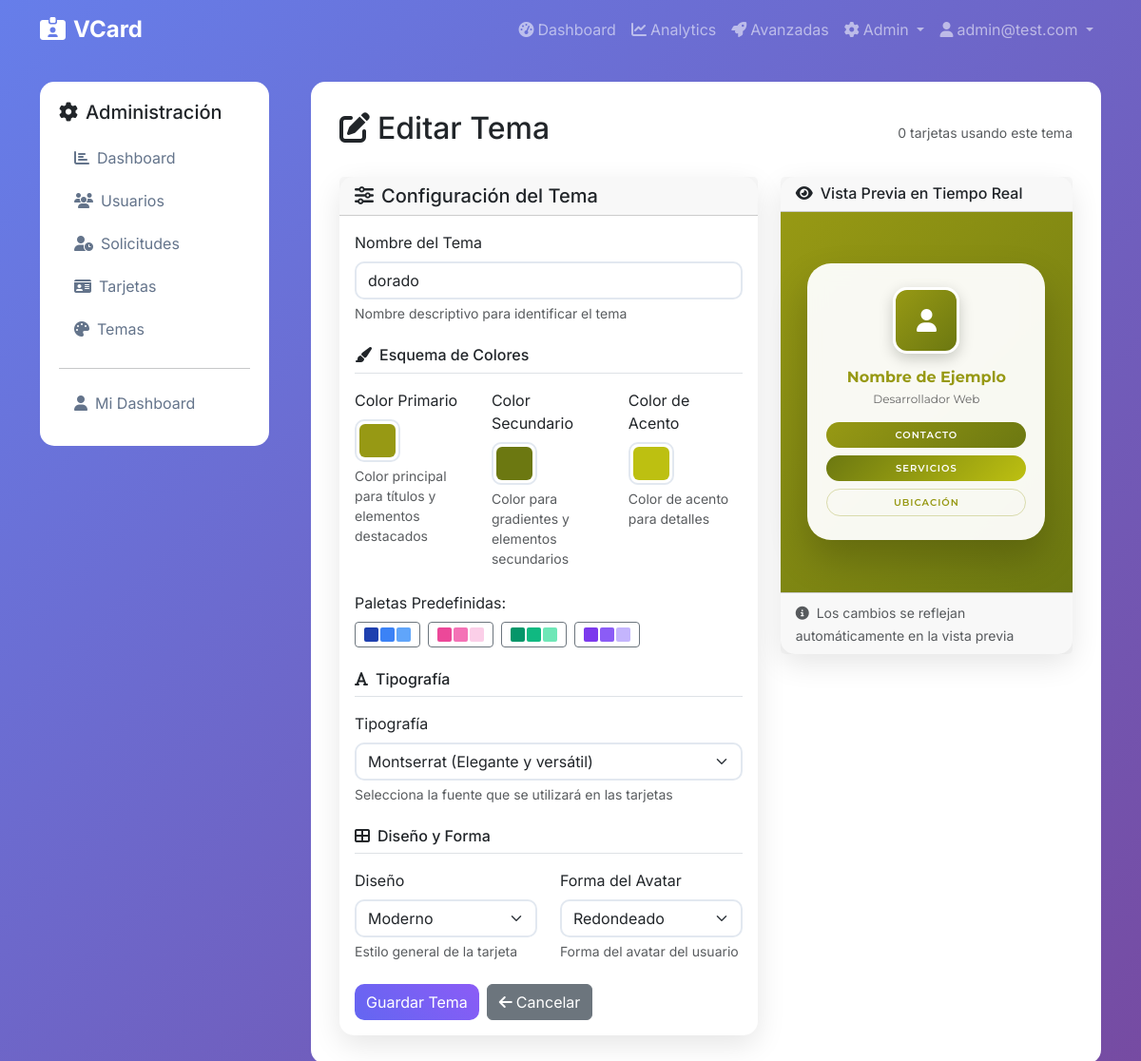
The page /admin/themes/6/edit (signed in) on the database as committed earlier.
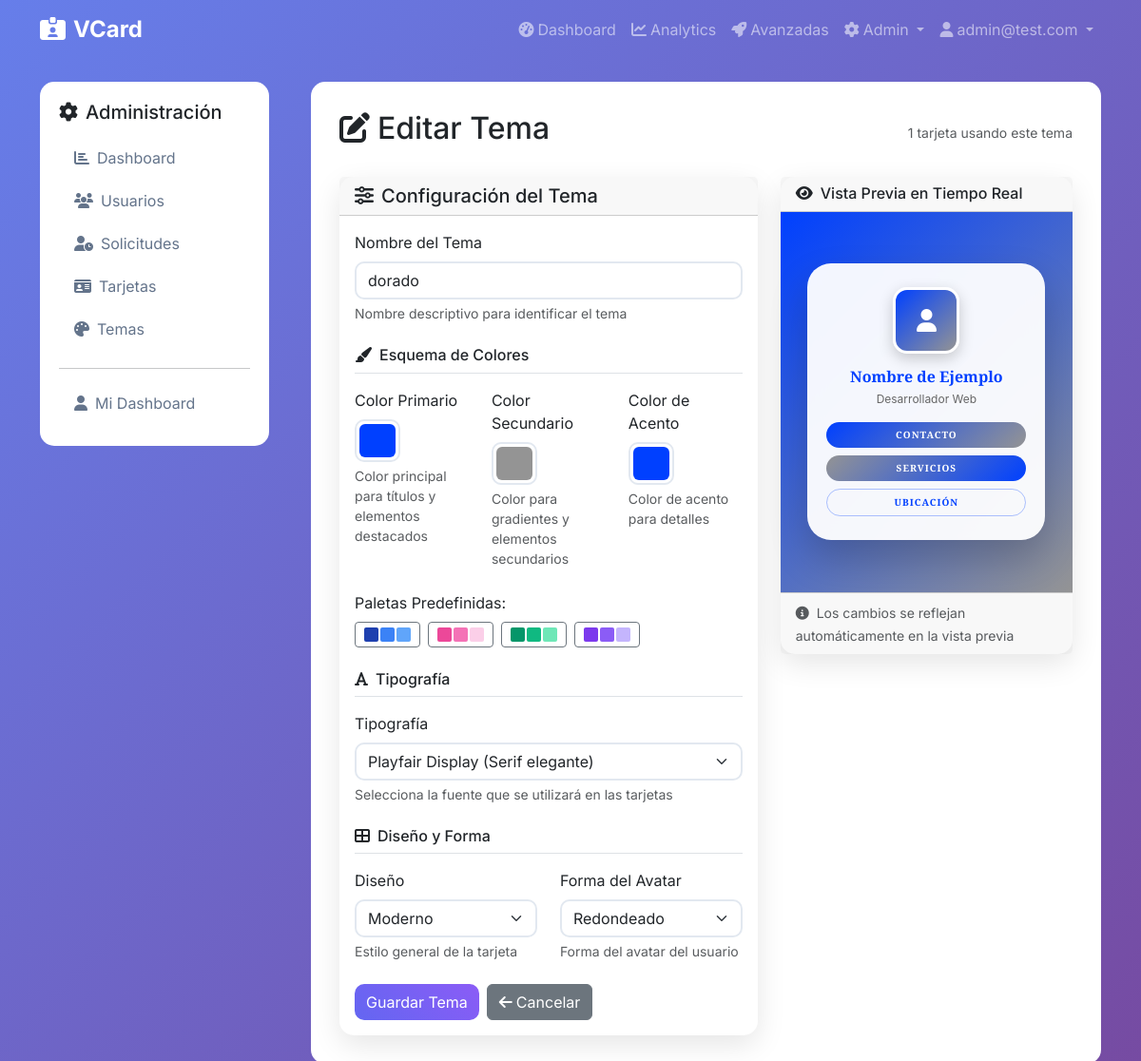
The same page on the database as committed later.
### app/models.py (models this page shows, shortened)
class Theme(db.Model):
    id = db.Column(db.Integer, primary_key=True)
    name = db.Column(db.String(100), nullable=False)
    template_name = db.Column(db.String(50), default='classic')  # template file name (classic, mobile, elegant, etc.)
    primary_color = db.Column(db.String(7), default='#6366f1')  # hex color
    secondary_color = db.Column(db.String(7), default='#8b5cf6')
    accent_color = db.Column(db.String(7), default='#ec4899')
    avatar_border_color = db.Column(db.String(7), default='#ffffff')  # avatar border color
    font_family = db.Column(db.String(100), default='Inter')
    layout = db.Column(Enum('classic', 'modern', 'minimal', name='theme_layouts'), default='modern')
    avatar_shape = db.Column(Enum('circle', 'rounded', 'square', 'rectangle', name='avatar_shapes'), default='circle')
    bg_image_path = db.Column(db.String(255))  # optional background image
    preview_image = db.Column(db.String(255))  # preview screenshot for theme selection
    is_active = db.Column(db.Boolean, default=True)  # admin can disable themes
    is_global = db.Column(db.Boolean, default=False)  # True for admin themes visible to all, False for personal themes
    created_by_id = db.Column(db.Integer, db.ForeignKey('user.id'), nullable=True)  # NULL for admin themes, user_id for personal themes
    created_at = db.Column(db.DateTime, default=datetime.utcnow)
    cards = db.relationship('Card', backref='theme', lazy='dynamic')

### app/admin/routes.py (the view, shortened to what this page needs)
@bp.route('/themes/<int:id>/edit', methods=['GET', 'POST'])
@login_required
@admin_required
def edit_theme(id):
    theme = Theme.query.get_or_404(id)
    form = ThemeForm(obj=theme)
    return render_template('admin/theme_form.html', form=form, theme=theme, title='Editar Tema')

### app/models.py (called while the page is built)
    def is_admin(self):
        return self.role == 'admin'

### app/utils.py (called while the page is built)
def admin_required(f):
    from functools import wraps
    from flask import abort
    from flask_login import current_user
    @wraps(f)
    def decorated_function(*args, **kwargs):
        if not current_user.is_authenticated or not current_user.is_admin():
            abort(403)
        return f(*args, **kwargs)
    return decorated_function

### app/templates/admin/theme_form.html (shortened to what the changed rows need)
{% extends "base.html" %}
{% block content %}
<div class="row">
    <div class="col-md-9">
        <div class="main-content">
            <div class="d-flex justify-content-between align-items-center mb-4">
                <h2>
                    <i class="fas fa-{{ 'plus' if not theme else 'edit' }} me-2"></i>{{ title }}
                </h2>
                {% if theme %}
                    <div class="text-muted">
                        <small>{{ theme.cards.count() }} tarjeta{{ 's' if theme.cards.count() != 1 else '' }} usando este tema</small>
                    </div>
                {% endif %}
            </div>
            <div class="row">
                <div class="col-lg-7">
                    <div class="card">
                        <div class="card-body">
                            <form method="POST" id="theme-form">
                                <div class="mb-4">
                                    {{ form.name.label(class="form-label required") }}
                                    {{ form.name() }}
                                    <div class="form-text">Nombre descriptivo para identificar el tema</div>
                                </div>
                                <div class="row mb-4">
                                    <div class="col-4">
                                        {{ form.primary_color.label(class="form-label") }}
                                        {{ form.primary_color(onchange="updatePreview()") }}
                                        <small class="form-text d-block">Color principal para títulos y elementos destacados</small>
                                    </div>
                                    <div class="col-4">
                                        {{ form.secondary_color.label(class="form-label") }}
                                        {{ form.secondary_color(onchange="updatePreview()") }}
                                        <small class="form-text d-block">Color para gradientes y elementos secundarios</small>
                                    </div>
                                    <div class="col-4">
                                        {{ form.accent_color.label(class="form-label") }}
                                        {{ form.accent_color(onchange="updatePreview()") }}
                                        <small class="form-text d-block">Color de acento para detalles</small>
                                    </div>
                                </div>
                                <div class="mb-4">
                                    {{ form.font_family.label(class="form-label") }}
                                    {{ form.font_family(onchange="updatePreview()") }}
                                    <div class="form-text">Selecciona la fuente que se utilizará en las tarjetas</div>
                                </div>
                                <div class="row mb-4">
                                    <div class="col-6">
                                        {{ form.layout.label(class="form-label") }}
                                        {{ form.layout(onchange="updatePreview()") }}
                                        <div class="form-text">Estilo general de la tarjeta</div>
                                    </div>
                                    <div class="col-6">
                                        {{ form.avatar_shape.label(class="form-label") }}
                                        {{ form.avatar_shape(onchange="updatePreview()") }}
                                        <div class="form-text">Forma del avatar del usuario</div>
                                    </div>
                                </div>
                            </form>
                        </div>
                    </div>
                </div>
                <div class="col-lg-5">
                    <div class="card sticky-top" style="top: 20px;">
                        <div class="card-body p-0">
                            <div id="preview-container" style="
                                background: linear-gradient(135deg, var(--preview-primary, {{ theme.primary_color if theme else '#6366f1' }}), var(--preview-secondary, {{ theme.secondary_color if theme else '#8b5cf6' }}));
                                min-height: 400px;
                                padding: 20px;
                                display: flex;
                                align-items: center;
                                justify-content: center;
                            ">
                                <div id="admin-preview-card" class="preview-card" style="
                                    max-width: 250px;
                                    width: 100%;
                                    text-align: center;
                                    font-family: var(--preview-font, '{{ theme.font_family if theme else 'Inter' }}'), sans-serif;
                                    transition: all 0.3s ease;
                                ">
                                    <div id="preview-avatar" style="
                                        width: 70px;
                                        height: 70px;
                                        margin: 0 auto 15px;
                                        overflow: hidden;
                                        border: 3px solid white;
                                        box-shadow: 0 5px 15px rgba(0,0,0,0.2);
                                        background: linear-gradient(135deg, var(--preview-primary, {{ theme.primary_color if theme else '#6366f1' }}), var(--preview-secondary, {{ theme.secondary_color if theme else '#8b5cf6' }}));
                                        display: flex;
                                        align-items: center;
                                        justify-content: center;
                                        color: white;
                                        font-size: 24px;
                                    ">
                                        <i class="fas fa-user"></i>
                                    </div>
                                    <h4 style="
                                        color: var(--preview-primary, {{ theme.primary_color if theme else '#6366f1' }});
                                        font-size: 16px;
                                        font-weight: 700;
                                        margin-bottom: 5px;
                                    ">Nombre de Ejemplo</h4>
                                    <p style="color: #666; font-size: 12px; margin-bottom: 15px;">Desarrollador Web</p>
                                    <div id="admin-preview-buttons" style="display: flex; flex-direction: column; gap: 8px;">
                                        <div id="admin-btn-contact" class="admin-preview-btn" style="
                                            color: white;
                                            padding: 6px 12px;
                                            font-size: 10px;
                                            font-weight: 600;
                                            transition: all 0.3s ease;
                                        ">CONTACTO</div>
                                        <div id="admin-btn-services" class="admin-preview-btn" style="
                                            color: white;
                                            padding: 6px 12px;
                                            font-size: 10px;
                                            font-weight: 600;
                                            transition: all 0.3s ease;
                                        ">SERVICIOS</div>
                                        <div id="admin-btn-outline" class="admin-preview-btn" style="
                                            background: transparent;
                                            color: var(--preview-primary, {{ theme.primary_color if theme else '#6366f1' }});
                                            padding: 6px 12px;
                                            font-size: 10px;
                                            font-weight: 600;
                                            transition: all 0.3s ease;
                                        ">UBICACIÓN</div>
                                    </div>
                                </div>
                            </div>
                        </div>
                    </div>
                </div>
            </div>
        </div>
    </div>
</div>
{% endblock %}

Rows that differ between the two databases and show on the page:
changed Theme "dorado": primary_color "#979914" → "#0040ff"; secondary_color "#6c7811" → "#949494"; accent_color "#bdc011" → "#0040ff"; font_family "Montserrat (Elegante y versátil)" → "Playfair Display (Serif elegante)"
Other text that changed with them:
{{ theme.cards.count() }}: "0" → "1"
{{ 's' if theme.cards.count() != 1 else '' }}: "s" → (not shown)
